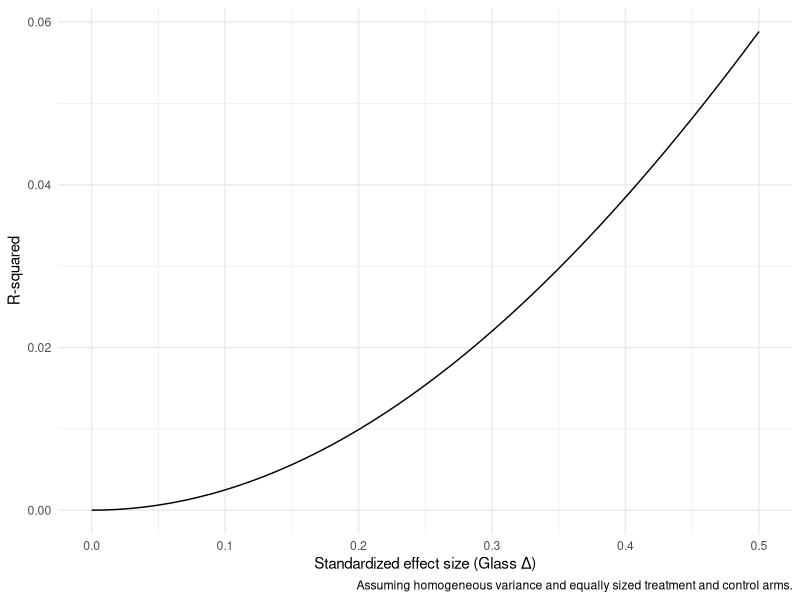

Write R code to recreate this figure.
## ---- chunk 1
library(tidyverse)
## ---- chunk 2
deltas <- seq(0,0.5,0.01)
ddf <- data.frame(delta = deltas, 
              r2 = deltas^2/(deltas^2 + 4))
ddf |> ggplot(aes(x=delta, y = r2)) +
  geom_line() +
  theme_minimal() +
  labs(x = "Standardized effect size (Glass \u0394)",
       y = "R-squared",
       caption = "Assuming homogeneous variance and equally sized treatment and control arms.")
